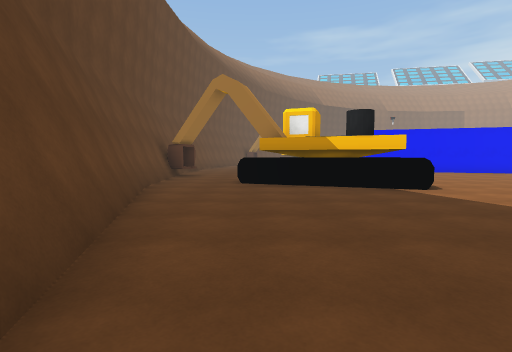
view 1 (above)

24 first-person views from a walk through a 3-D level made in the Unity game engine. The camera is 1.4 m above the floor, tilts 4° down and sees 85° across. Doors are open. The floor is counted in squares, 2 m on a side. Each view is taken from the middle of a square. On the plan, view 1 faces up. The plan holds only what a view shows up to about 9 squares ahead; the rest is blank. The place goes on beyond the plan. The player character is not drawn. Some surface patterns are stand-ins.

view 2
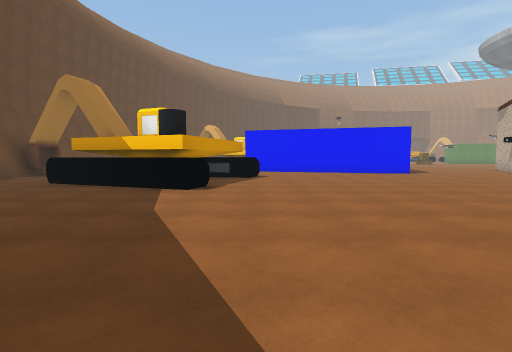

view 3
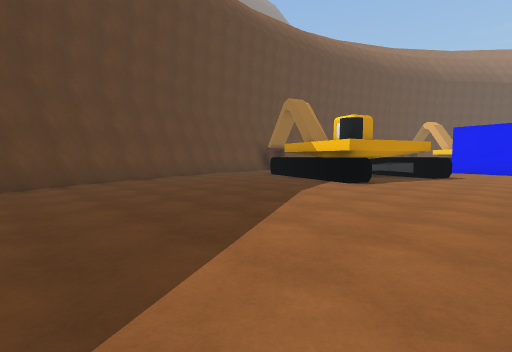

view 4
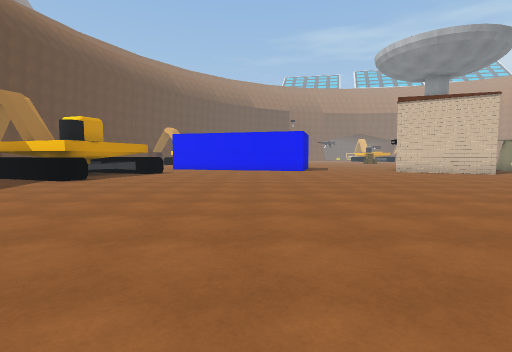

view 5
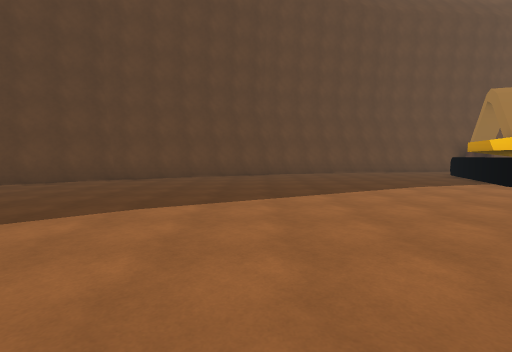

view 6
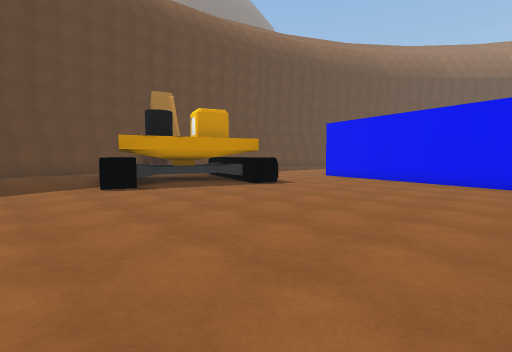

view 7
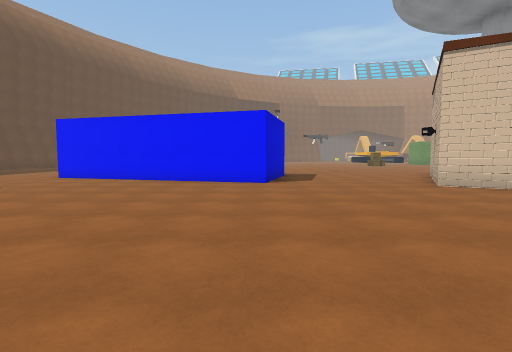

view 8
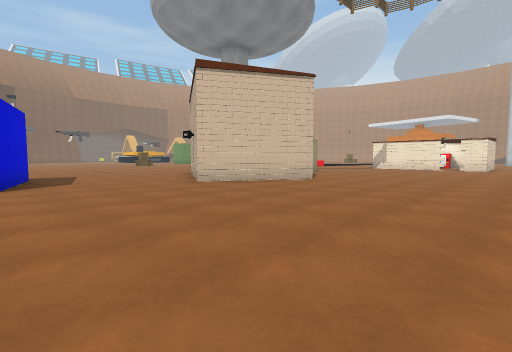

view 9
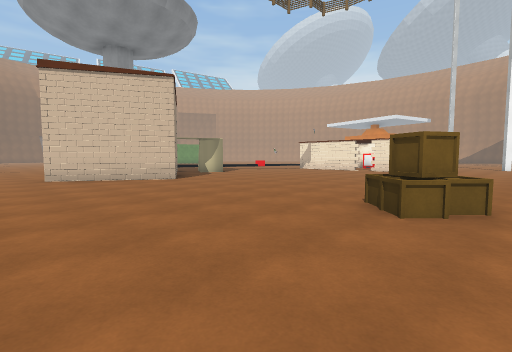

view 10
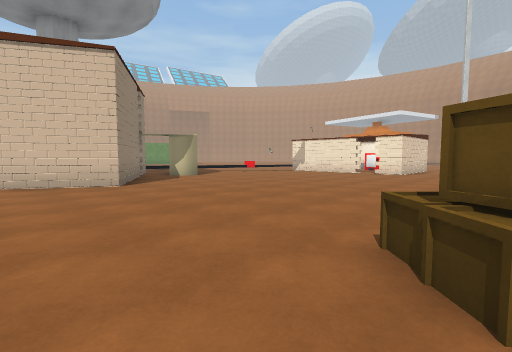

view 11
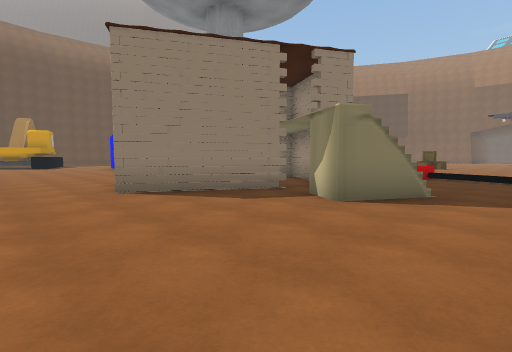

view 12
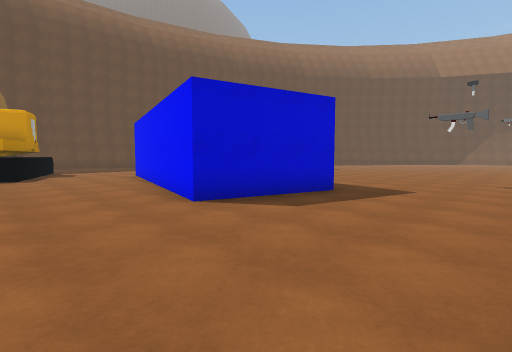

view 13
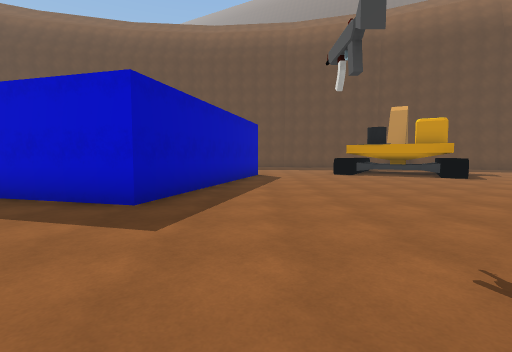

view 14
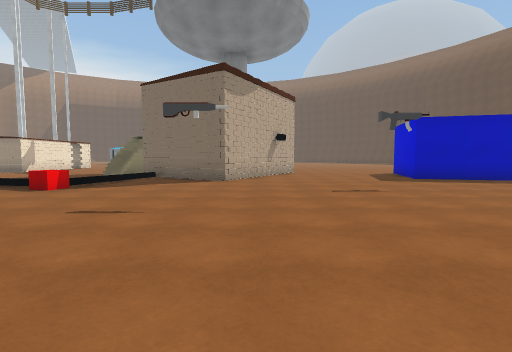

view 15
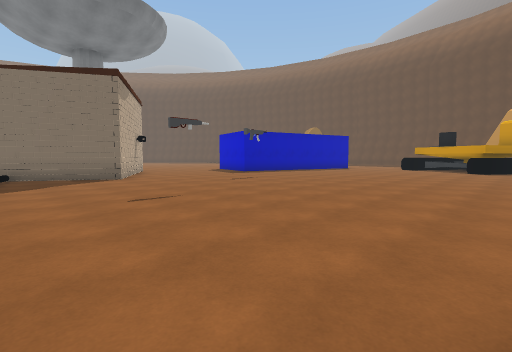

view 16
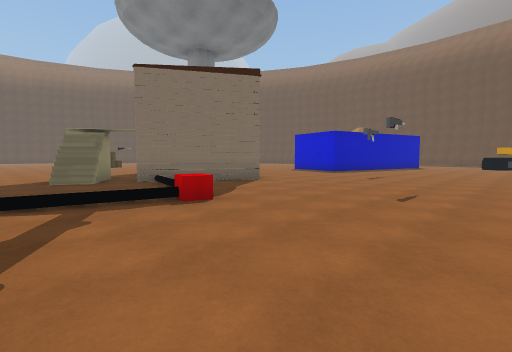

view 17
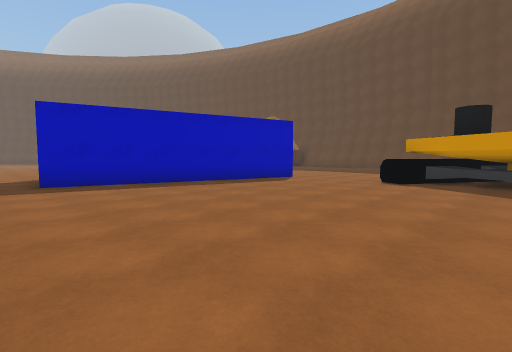

view 18
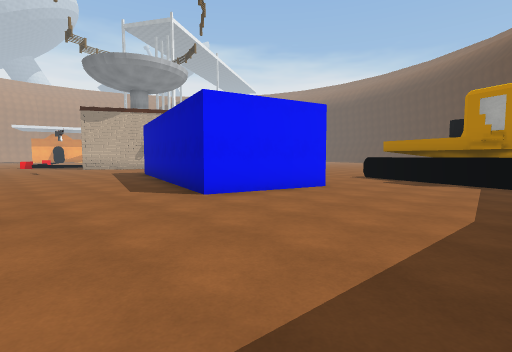

view 19
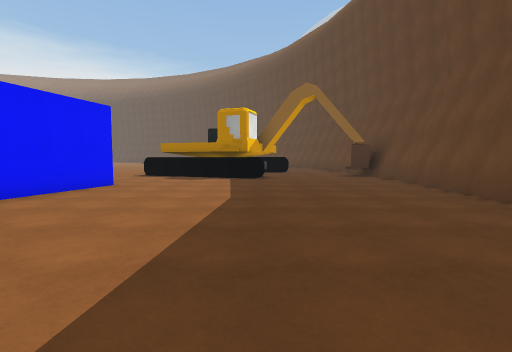

view 20
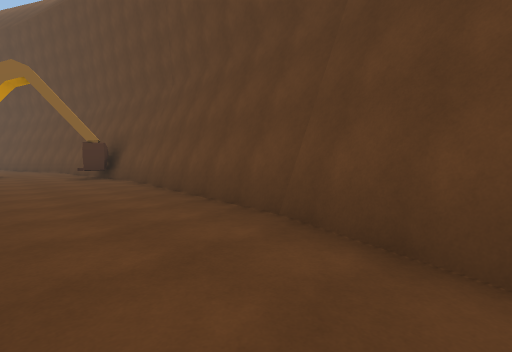

view 21
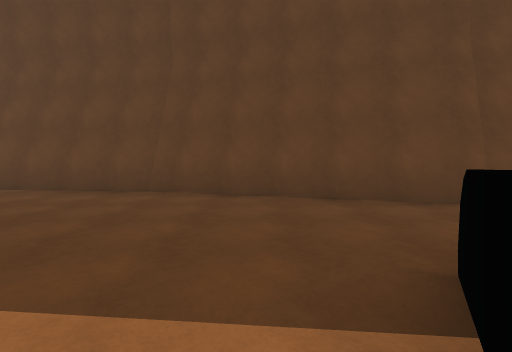

view 22
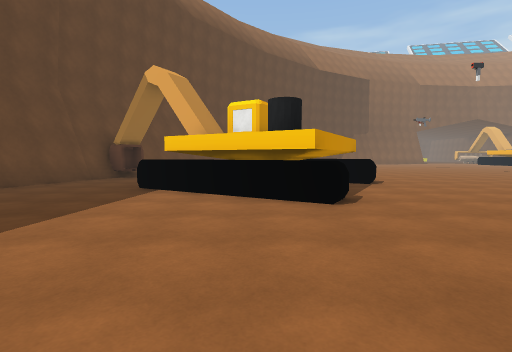

view 23
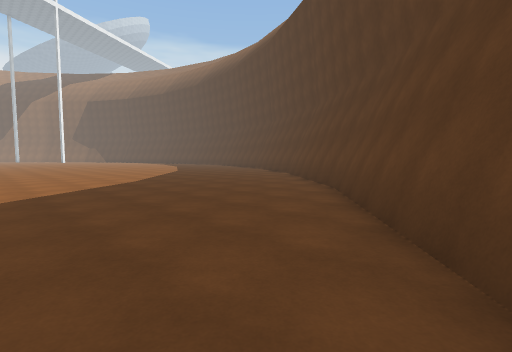

view 24
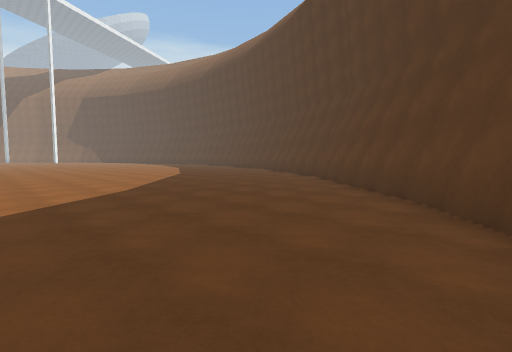

### Floor plan
Points are (right, up) in squares from view 1. A wall is a line through its corners. A room is listed if a view was taken in it or the views show most of it. See-through windows are left out.
Room 1 (views 1, 2, 3, 4, 5, 6, 7, 8, 9, 10, 11, 12, 23, 24)
walls: (17.8, 8.9) (17.4, 9.4); (4.9, -8.8) (6.6, -10.3); (18.1, 9.1) (17.3, 9.2); (6.8, -10.5) (8.7, -12.1); (16.4, 9.9) (16.1, 10.3) (15.7, 10.4) (15.4, 10.7) (16.4, 12.6); (3.9, 6.4) (3.7, 5.8) (-0.5, 7.3); (1.4, -4.4) (4.9, -8.9); (0.9, -3.1) (1.5, -4.3) (5.1, -8.8); (0.9, -3.5) (1.4, -4.5); (19.1, 9.9) (18.5, 9.4); (18.9, 10.2) (18.8, 9.7); (19.3, 10.3) (18.9, 9.9); (5.1, 9.7) (4.9, 9.1) (3, 9.7); (19.4, 10.7) (19.2, 10.5); (11.6, 12.6) (11.3, 11.4) (5, 13); (-1.1, 0.8) (-0.2, -0.9); (20, 11.5) (19.5, 11.2); (20.1, 11.9) (18.3, 8.8) (15.3, 10.6); (-2.4, 4.6) (-1.2, 0.7) (-0.5, -0.7); (-2.9, 6.4) (-2.5, 4.9)
low walls: (5.1, -8.7) (8.9, -11.9); (4.1, 9.3) (3.4, 9) (2.8, 7.4) (3.2, 6.7); (-2.6, 6.4) (-1, 0.8)
ways out: opening at (-1.5, 7) to room 2; opening at (5, 11.5) to room 2; opening at (13.5, 13) to room 2; opening at (23.5, 10.5) to room 2
objects: other object (18, 2) to (18, 3)
Room 2 (views 13, 14, 15, 16, 17, 18, 19, 20, 21, 22)
walls: (7.3, 22.7) (6.9, 22); (6.2, 21.8) (5, 19.6) (2, 21.3); (17.6, 14.6) (17.8, 14.9) (18.7, 14.8) (19.3, 14) (20, 13.9) (20.5, 13.3); (17.9, 15.1) (20.9, 13.3); (4.5, 13.2) (5.3, 16.1) (12, 14.3) (11.6, 12.6); (2.7, 20.5) (1.3, 21.3); (19.3, 14.1) (18.6, 14.5) (19.3, 14.4) (19.8, 13.7); (2.3, 21.5) (5.5, 19.6) (5.1, 18.9); (0.9, 11.2) (5.1, 9.7); (-0.9, 24.1) (-1.2, 23.4); (-1.2, 23.5) (-2.4, 19.4); (-2.4, 19.3) (-2.8, 17.9); (-2.7, 17.9) (-3.3, 12.1); (-3.3, 12.2) (-3.1, 10.2); (-3.5, 12.1) (-3.4, 10.9); (-2.9, 10.6) (-2.2, 10.4); (-3, 9.1) (-2.7, 6.2)
low walls: (5.1, 21.7) (4.6, 20.8) (4.8, 20); (21.3, 12.3) (22.2, 11.8); (21.5, 12.4) (22.3, 11.9); (21.8, 12.8) (22.5, 12.4); (21.9, 13) (22.4, 12.7); (21.9, 12.5) (22.6, 12.1); (-0.6, 24.1) (-0.9, 23.5); (-1, 23.5) (-2.6, 17.8)
ways out: opening at (-1.5, 7) to room 1; opening at (5, 11.5) to room 1; opening at (13.5, 13) to room 1; opening at (23.5, 10.5) to room 1
objects: other object (21, 17) to (22, 17)

Where each view was taken, in squares from view 1:
view 1: 0 up, 0 right, facing up
view 2: 0 up, 5 right, facing up
view 3: 1 down, 7 right, facing up-left
view 4: 2 down, 9 right, facing up
view 5: 0 up, 10 right, facing left
view 6: 4 up, 10 right, facing up-left
view 7: 4 up, 11 right, facing up
view 8: 4 up, 11 right, facing up-right
view 9: 1 up, 14 right, facing up-right
view 10: 2 up, 16 right, facing up-right
view 11: 7 up, 24 right, facing up-left
view 12: 9 up, 15 right, facing up-left
view 13: 16 up, 16 right, facing left
view 14: 23 up, 17 right, facing down
view 15: 24 up, 21 right, facing down-left
view 16: 21 up, 24 right, facing down-left
view 17: 22 up, 13 right, facing down-left
view 18: 19 up, 1 right, facing down-right
view 19: 20 up, 1 right, facing down
view 20: 20 up, 0 right, facing down-left
view 21: 20 up, 3 right, facing left
view 22: 15 up, 4 right, facing up
view 23: 3 down, 2 right, facing down-right
view 24: 4 down, 4 right, facing down-right
